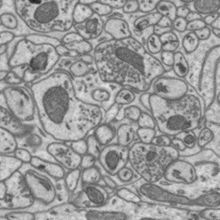
%> input picture algorithm/testImages/slice01.png, 220 x 220 px, shrunk from 700 x 700 before the run
$ octave --eval "result = Filterbank(imread('testImages/slice01.png'));"   (GNU Octave 9; MATLAB toolbox functions it lacks are replaced by stand-ins)
%> lines starting %> are read from the running program, lines starting %| are printed output that depends on the picture; in (x1, y1, x2, y2) boxes, pixels count from 0 and x2, y2 are one past the last pixel; in counts of white or black regions, pixels touching at a corner belong together; the program's own positions count from 1
### algorithm/FilterStuff/ConstructHaar.m
function HaarArr = ConstructHaar(I)
I = im2double(I);
Ip = padReflect(I,8);
II = cc_cmp_II(Ip);

H1 = cc_Haar_features(II,16);
H1 = H1(1:size(I,1),1:size(I,2),:);
temp1 = reshape(H1(:,:,1),1,numel(I));
temp2 = reshape(H1(:,:,2),1,numel(I));
HaarArr = [temp1;temp2];

### algorithm/FilterStuff/padReflect.m
function [impad im] = padReflect(im,r)
%> called with r = 8
% function [impad] = padReflect(im,r)
%
% Pad an image with a border of size r, and reflect the image into
% the border.
%
% David R. Martin <dmartin@eecs.berkeley.edu>
% March 2003

if r>size(im,1)
    zeropad = r - size(im,1);
    im = [im;zeros(zeropad,size(im,2))];
end
if r>size(im,2)
    zeropad = r - size(im,2);
    im = [im zeros(size(im,1),zeropad)];
end

impad = zeros(size(im)+2*r);
impad(r+1:end-r,r+1:end-r) = im; % middle
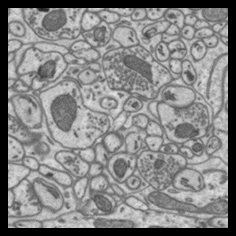
%> impad: size 236x236 double; min 0, max 0.902, mean 0.524
impad(1:r,r+1:end-r) = flipud(im(1:r,:)); % top
impad(end-r+1:end,r+1:end-r) = flipud(im(end-r+1:end,:)); % bottom
impad(r+1:end-r,1:r) = fliplr(im(:,1:r)); % left
impad(r+1:end-r,end-r+1:end) = fliplr(im(:,end-r+1:end)); % right
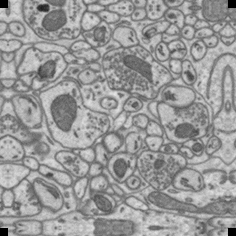
%> impad: size 236x236 double; min 0, max 0.902, mean 0.603
impad(1:r,1:r) = flipud(fliplr(im(1:r,1:r))); % top-left
%> impad: size 236x236 double; 0.11% of pixels changed, all inside (x1, y1, x2, y2) = (0, 0, 8, 8)
impad(1:r,end-r+1:end) = flipud(fliplr(im(1:r,end-r+1:end))); % top-right
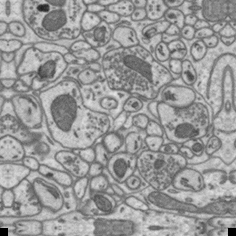
%> impad: size 236x236 double; min 0, max 0.902, mean 0.604; mean of the top-left, top-right, bottom-left and bottom-right quarters 0.606, 0.598, 0.613, 0.599
impad(end-r+1:end,1:r) = flipud(fliplr(im(end-r+1:end,1:r))); % bottom-left
%> impad: size 236x236 double; 0.11% of pixels changed, all inside (x1, y1, x2, y2) = (0, 228, 8, 236)
impad(end-r+1:end,end-r+1:end) = flipud(fliplr(im(end-r+1:end,end-r+1:end))); % bottom-right
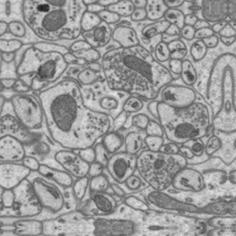
%> impad: size 236x236 double; min 0.118, max 0.902, mean 0.606
%> the run ends on the next line

### algorithm/Filterbank.m
function feat = Filterbank(I)
haar = ConstructHaar(I);
Hog = ConstructHOG(I);
Gab = ConstructNeighborhoodsGabor(I);
SifT = ConstructSift(I);
ED = ConstructEdgeFilt(I);
offset = StencilNeighborhood(10);
I = im2double(I);
I = padReflect(I,10);
intenfeat = ConstructNeighborhoods(I,offset,0);
feat = [haar ; Hog ; ED; Gab ; SifT;intenfeat];
%%%%%%%%%%%%%%%%%%%%%%%%%%%%%%%%%%%%%%%%%%%%%%%%%%
